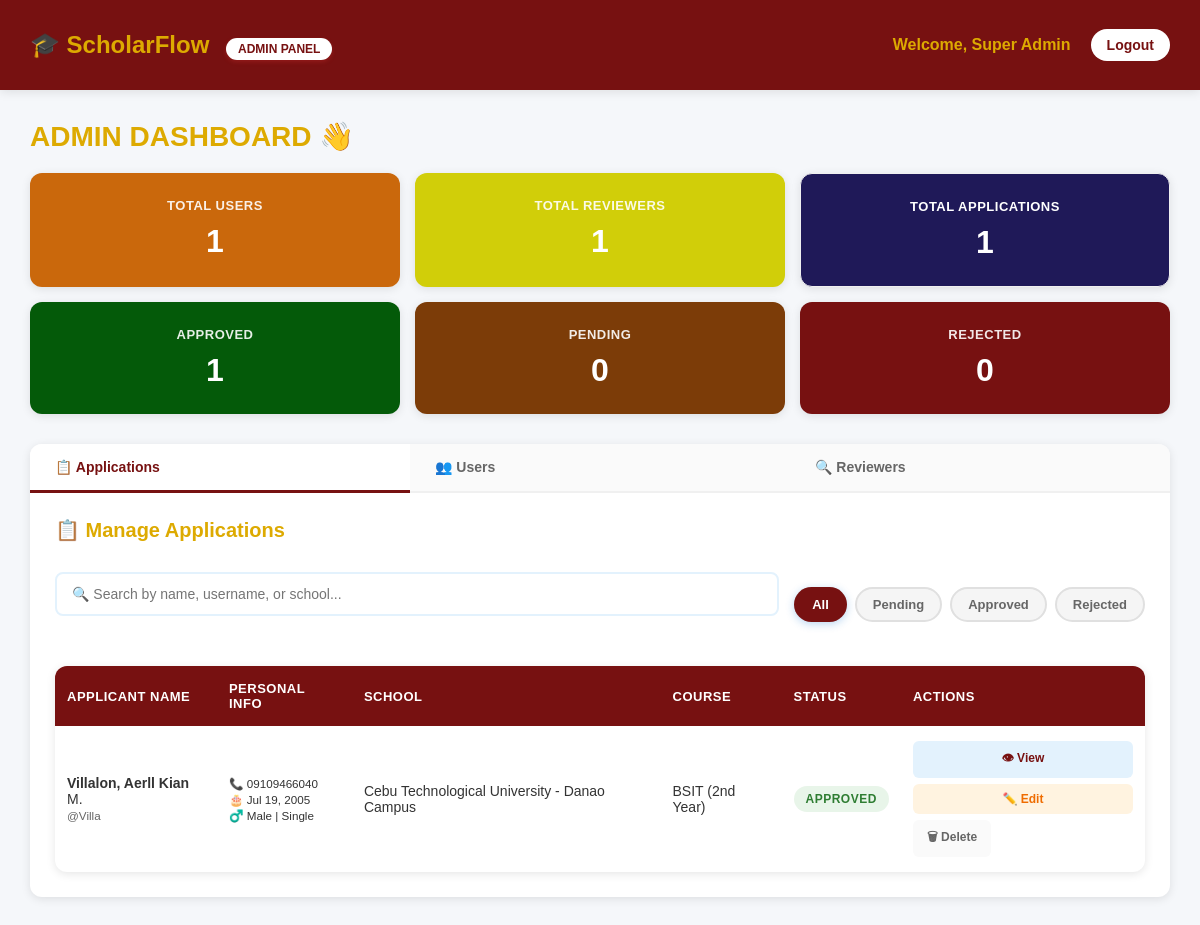
The app's page /admin_dashboard.php (signed in) with its own data.
### tables this page shows
CREATE TABLE `applications` (
  `id` int(11) NOT NULL,
  `user_id` int(11) DEFAULT NULL,
  `username` varchar(100) DEFAULT NULL,
  `last_name` varchar(100) DEFAULT NULL,
  `first_name` varchar(100) DEFAULT NULL,
  `middle_name` varchar(100) DEFAULT NULL,
  `suffix` varchar(20) DEFAULT NULL,
  `date_of_birth` date DEFAULT NULL,
  `place_of_birth` varchar(100) DEFAULT NULL,
  `gender` enum('Male','Female','Other') DEFAULT NULL,
  `civil_status` enum('Single','Married','Widowed','Separated') DEFAULT NULL,
  `contact` varchar(50) DEFAULT NULL,
  `alt_contact` varchar(50) DEFAULT NULL,
  `email` varchar(100) DEFAULT NULL,
  `address` text DEFAULT NULL,
  `nationality` varchar(50) DEFAULT 'Filipino',
  `religion` varchar(50) DEFAULT NULL,
  `school` varchar(100) DEFAULT NULL,
  `course` varchar(100) DEFAULT NULL,
  `year_level` varchar(20) DEFAULT NULL,
  `gpa` varchar(10) DEFAULT NULL,
  `family_income` varchar(50) DEFAULT NULL,
  `essay` text DEFAULT NULL,
  `goals` text DEFAULT NULL,
  `document` varchar(255) DEFAULT NULL,
  `created_at` timestamp NOT NULL DEFAULT current_timestamp(),
  `status` enum('Pending','Approved','Rejected') NOT NULL DEFAULT 'Pending',
  `reviewer_id` int(11) DEFAULT NULL,
  `reviewer_name` varchar(100) DEFAULT NULL,
  `reviewed_at` datetime DEFAULT NULL
);

### admin_dashboard.php (the view, shortened to what this page needs)
<?php
$conn = new mysqli("localhost", "root", "", "scholarship_db");
$active_tab = isset($_GET['tab']) ? $_GET['tab'] : 'applications';
$search = isset($_GET['search']) ? $conn->real_escape_string($_GET['search']) : "";
$statusFilter = isset($_GET['status']) ? $conn->real_escape_string($_GET['status']) : "";
$whereStatus = "";
$limit = 5;
$page = isset($_GET['page']) ? intval($_GET['page']) : 1;
$start = ($page - 1) * $limit;
$applications = $conn->query("
    SELECT * FROM applications
    WHERE (last_name LIKE '%$search%' OR first_name LIKE '%$search%' OR username LIKE '%$search%' OR school LIKE '%$search%')
    $whereStatus
    ORDER BY created_at DESC
    LIMIT $start, $limit
");
$users = $conn->query("SELECT * FROM users ORDER BY created_at DESC");
$totalUsers = $users->num_rows;
$reviewers = $conn->query("SELECT * FROM reviewers ORDER BY created_at DESC");
$totalReviewers = $reviewers->num_rows;
$totalApplications = $conn->query("SELECT COUNT(*) as count FROM applications")->fetch_assoc()['count'];
$approvedCount = $conn->query("SELECT COUNT(*) as count FROM applications WHERE status='Approved'")->fetch_assoc()['count'];
$pendingCount = $conn->query("SELECT COUNT(*) as count FROM applications WHERE status='Pending'")->fetch_assoc()['count'];
$rejectedCount = $conn->query("SELECT COUNT(*) as count FROM applications WHERE status='Rejected'")->fetch_assoc()['count'];
?>
<!DOCTYPE html>
<html lang="en">
<head>
    <link rel="stylesheet" href="style.css">
</head>
<body>
<div class="topnav">
    <div class="nav-left">
        <h2>🎓 ScholarFlow <span class="admin-badge">Admin Panel</span></h2>
    </div>
    <div class="nav-right">
        <span>Welcome, <?php echo htmlspecialchars($_SESSION['username']); ?></span>
        <a href="logout.php" class="logout-btn">Logout</a>
    </div>
</div>
<div class="main">
    <h1>ADMIN DASHBOARD 👋</h1>
    <div class="stats-grid">
        <div class="stat-card users">
            <h3>Total Users</h3>
            <p><?php echo $totalUsers; ?></p>
        </div>
        <div class="stat-card reviewers">
            <h3>Total Reviewers</h3>
            <p><?php echo $totalReviewers; ?></p>
        </div>
        <div class="stat-card">
            <h3>Total Applications</h3>
            <p><?php echo $totalApplications; ?></p>
        </div>
        <div class="stat-card approved">
            <h3>Approved</h3>
            <p><?php echo $approvedCount; ?></p>
        </div>
        <div class="stat-card pending">
            <h3>Pending</h3>
            <p><?php echo $pendingCount; ?></p>
        </div>
        <div class="stat-card rejected">
            <h3>Rejected</h3>
            <p><?php echo $rejectedCount; ?></p>
        </div>
    </div>
    <div class="tab-container">
        <div class="tab-nav">
            <button class="tab-btn <?php echo $active_tab == 'applications' ? 'active' : ''; ?>" onclick="window.location.href='?tab=applications'">
                📋 Applications
            </button>
            <button class="tab-btn <?php echo $active_tab == 'users' ? 'active' : ''; ?>" onclick="window.location.href='?tab=users'">
                👥 Users
            </button>
            <button class="tab-btn <?php echo $active_tab == 'reviewers' ? 'active' : ''; ?>" onclick="window.location.href='?tab=reviewers'">
                🔍 Reviewers
            </button>
        </div>
        <div class="tab-content <?php echo $active_tab == 'applications' ? 'active' : ''; ?>" id="applications-tab">
            <h3 class="section-title">📋 Manage Applications</h3>
            <div class="search-filter-bar">
                <form class="search-box" method="GET">
                    <input type="text" name="search" placeholder="🔍 Search by name, username, or school..." value="<?php echo htmlspecialchars($search); ?>">
                </form>
                <div class="filter-buttons">
                    <a class="filter-btn <?php echo $statusFilter == '' ? 'active' : ''; ?>" href="?tab=applications">All</a>
                    <a class="filter-btn <?php echo $statusFilter == 'Pending' ? 'active' : ''; ?>" href="?tab=applications&status=Pending">Pending</a>
                    <a class="filter-btn <?php echo $statusFilter == 'Approved' ? 'active' : ''; ?>" href="?tab=applications&status=Approved">Approved</a>
                    <a class="filter-btn <?php echo $statusFilter == 'Rejected' ? 'active' : ''; ?>" href="?tab=applications&status=Rejected">Rejected</a>
                </div>
            </div>
            <table class="data-table">
                <thead>
                    <tr>
                        <th>Applicant Name</th>
                        <th>Personal Info</th>
                        <th>School</th>
                        <th>Course</th>
                        <th>Status</th>
                        <th>Actions</th>
                    </tr>
                </thead>
                <tbody>
                    <?php if($applications->num_rows > 0): ?>
                        <?php while($row = $applications->fetch_assoc()): ?>
                        <tr>
                            <td>
                                <strong><?php echo htmlspecialchars($row['last_name'] . ', ' . $row['first_name']); ?></strong>
                                <?php if($row['middle_name']) echo ' ' . htmlspecialchars(substr($row['middle_name'], 0, 1)) . '.'; ?>
                                <?php if($row['suffix']) echo ' ' . htmlspecialchars($row['suffix']); ?><br>
                                <small style="color: #666;">@<?php echo htmlspecialchars($row['username']); ?></small>
                            </td>
                            <td>
                                <small>
                                📞 <?php echo htmlspecialchars($row['contact']); ?><br>
                                🎂 <?php echo date('M d, Y', strtotime($row['date_of_birth'])); ?><br>
                                ♂️ <?php echo htmlspecialchars($row['gender']); ?> | <?php echo htmlspecialchars($row['civil_status']); ?>
                                </small>
                            </td>
                            <td><?php echo htmlspecialchars($row['school']); ?></td>
                            <td><?php echo htmlspecialchars($row['course']); ?> (<?php echo htmlspecialchars($row['year_level']); ?>)</td>
                            <td>
                                <span class="status-badge status-<?php echo strtolower($row['status']); ?>">
                                    <?php echo $row['status']; ?>
                                </span>
                            </td>
                            <td>
                                <div class="action-buttons">
                                    <button class="action-btn btn-view" onclick="viewApplication(<?php echo htmlspecialchars(json_encode($row)); ?>)">
                                        👁 View
                                    </button>
                                    <button class="action-btn btn-edit" onclick='openEditApplicationModal(<?php echo json_encode($row); ?>)'>
                                        ✏️ Edit
                                    </button>
                                    <a href="?tab=applications&delete_app=<?php echo $row['id']; ?>" class="action-btn btn-delete" onclick="return confirm('Delete this application?')">
                                        🗑 Delete
                                    </a>
                                </div>
                            </td>
                        </tr>
                        <?php endwhile; ?>
                    <?php endif; ?>
                </tbody>
            </table>
        </div>
    </div>
</div>
</body>
</html>

### style.css (style rules this page uses)
body { font-family: Arial; margin: 0; background: #e3f2fd; }
input { width: 100%; padding: 10px; margin: 10px 0; }
button { width: 100%; padding: 10px; background: #42a5f5; color: white; border: none; }
table { width: 100%; background: white; border-collapse: collapse; border-radius: 10px; overflow: hidden; box-shadow: 0 3px 8px rgba(0,0,0,0.1); }
table th { background: #1976d2; color: white; padding: 12px; }
table td { padding: 12px; border-bottom: 1px solid #ddd; }
.status-approved { color: green; font-weight: bold; }
.search-box { margin-bottom: 20px; }
.search-box input { width: 250px; padding: 8px; }
.main h1 { margin-bottom: 20px; }
.topnav { width: 100%; max-width: 100vw; background: #771111; color: white; display: flex; justify-content: space-between; align-items: center; padding: 0 20px; height: 90px; box-shadow: 0 4px 10px rgba(0,0,0,0.2); position: fixed; top: 0; left: 0; z-index: 1000; box-sizing: border-box; }
.nav-left { display: flex; align-items: center; gap: 20px; }
.nav-left h2 { margin: 0; font-size: 20px; }
.nav-right { display: flex; align-items: center; gap: 15px; }
.logout-btn { background: #771111; padding: 8px 15px; border-radius: 5px; color: white; text-decoration: none; transition: 0.3s; }
.main { margin-top: 90px; padding: 50px; }
.pending { background: #ff9800; color: white; }
.approved { background: #4caf50; color: white; }
.rejected { background: #d32f2f; color: white; }
* { margin: 0; padding: 0; box-sizing: border-box; font-family: Arial, Helvetica, sans-serif; }
body { background: #f4f6f9; color: #333; }
h1, h2, h3 { margin-bottom: 15px; color: #1976d2; }
a { color: #1976d2; text-decoration: none; }

### records on screen
applications: last_name+first_name "Villalon, Aerll Kian", middle_name "M", username "Villa", contact "09109466040", date_of_birth "Jul 19, 2005", gender "Male", civil_status "Single", school "Cebu Technological University - Danao Campus", course "BSIT", year_level "2nd Year", status "APPROVED"

### other values on screen
$_SESSION['username'] "Super Admin"
$totalUsers "1"
$totalReviewers "1"
$totalApplications "1"
$approvedCount "1"
$pendingCount "0"
$rejectedCount "0"
